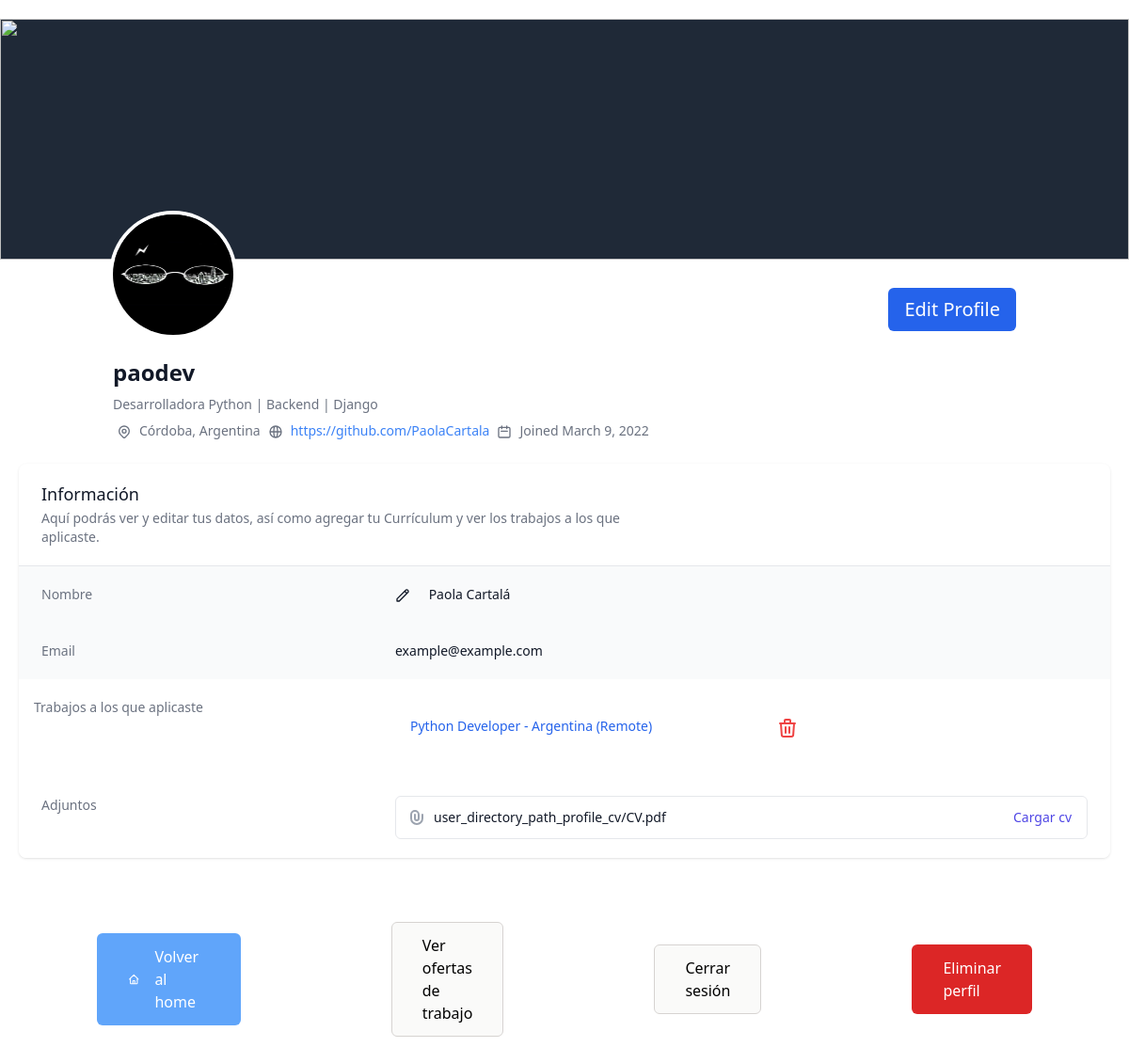
The page /1 on the database its author committed.
### home/models.py (models this page shows, shortened)
class UserProfile(models.Model):
    user = models.OneToOneField(User, primary_key=True, on_delete=models.CASCADE, related_name='profile')
    is_professional = models.BooleanField(default=True)
    avatar = models.ImageField(default='users/user-default-profile.png', upload_to='user_directory_path_profile')
    bio = models.TextField(max_length=300, null=True, blank=True)
    date_created = models.DateField(auto_now_add=True)
    url = models.CharField(max_length=100, null=True, blank=True)
    location = models.CharField(max_length=50, null=True, blank=True)
    cv = models.FileField(blank=True, upload_to='user_directory_path_profile_cv')
    job_offer_id = models.ManyToManyField(Offer, blank=True)

class User(AbstractUser):
    id = models.AutoField(primary_key=True)

class Offer(models.Model):
    title = models.CharField("Título", max_length=150)
    logo = models.ImageField(default='offer/offer-default-logo.png', upload_to='user_directory_path_logo')
    company = models.CharField("Compañia", max_length=150)
    description = models.CharField("Descripción", max_length=2000)
    salary = models.IntegerField("Salario", default=0, blank=True)
    modality = models.CharField("Modalidad", choices=MODALITY_CHOICES, max_length=50)
    location = models.CharField("Ubicación", max_length=150)

### home/views.py (the view)
# urls.py: path('<pk>', views.UserProfileView.as_view(), name='user-profile'),
class UserProfileView(DetailView):
    model = UserProfile
    def get(self, request, pk, *args, **kwargs):
        user = get_object_or_404(User, pk=pk)
        profile = UserProfile.objects.get(user=user)
        context = {
            'user': user,
            'profile': profile,
            'jobs': profile.job_offer_id.all(),
        }
        return render(request, 'home/userprofile_detail.html', context)

### home/templates/home/userprofile_detail.html (shortened to what this page needs)
{% extends './base-profile.html' %}
{% load static %}
{% load static tailwind_tags %}
{% load tailwind_filters %}
{% block extra_head %}
  {% tailwind_css %}
{% endblock %}
{% block body %}
<main class=' min-h-screen w-full py-5 overflow-x-hidden'>
    <div class="relative bg-gray-800 max-w-full">
        <div class="absolute inset-0">
            <img class="w-full h-full object-cover" src="https://michaelwashburnjr.com/hubfs/Imported_Blog_Media/python.jpg" alt="">
            <div class="absolute inset-0 mix-blend-multiply" aria-hidden="true"></div>
        </div>
        <div class="relative max-w-7xl mx-auto py-24 px-4 sm:py-32 sm:px-6 lg:px-8"></div>
    </div>
    <div class="md:grid md:gap-6 relative flex space-x-22 pt-4">
    <div class="mt-5 md:mt-0 ">
            <div class="max-w-5xl mx-auto px-4 sm:px-6 lg:px-8">
                <div class="-mt-12 sm:-mt-16 sm:flex sm:items-end sm:space-x-5">
                    <div class="flex">
                        <img class=" h-24 w-24 rounded-full ring-4 dark:ring-dark-second ring-white sm:h-32 sm:w-32 hover:bg-gray-100"
                        src="{{ profile.avatar.url }}" alt="{{ profile.user.username }} Profile Picture">
                    </div>
                    <div x-data="{ open: false }" @keydown.window.escape="open = false" class=" mt-6 sm:flex-1 sm:min-w-0 sm:flex sm:items-center sm:justify-end sm:space-x-6 sm:pb-1">
                        <div class="mt-6 flex flex-col justify-stretch space-y-3 sm:flex-row sm:space-y-0 sm:space-x-4">
                            {% if user.is_authenticated and user == profile.user %}
                            <a href="{% url 'home:edit-profile' user.id %}" class="inline-flex justify-center px-4 py-2 border border-transparent text-xl font-medium rounded-md text-white bg-blue-600 hover:bg-orange-700 focus:outline-none focus:ring-2 focus:ring-offset-2 focus:ring-orange-500">
                                <span>Edit Profile</span>
                            </a>
                            {% endif %}
                        </div>
                    </div>
                </div>
                <div class=" sm:block  mt-6 min-w-0 flex-1">
                    <h1 class="text-2xl font-bold dark:text-dark-txt text-gray-900 truncate">
                    {{profile.user.username}}
                    </h1>
                </div>
                {% if profile.bio %}
                <p class="mt-2 max-w-4xl text-sm dark:text-dark-txt text-gray-500">{{profile.bio}}</p>
                {% endif %}
                <div class="inline-flex grid-cols-3">
                    {% if profile.location %}
                    <p class="mt-2 max-w-4xl text-sm mx-1 text-gray-500 cursor-default">
                    {{profile.location}}
                    </p>
                    {% endif %}
                    {% if profile.url %}
                    <p class="mt-2 max-w-4xl text-sm mx-1 dark:text-dark-txt text-gray-500 cursor-default">
                    <a class="text-blue-500 hover:text-blue-900" href="{{profile.url}}" target="_blank" rel="nofollow">{{profile.url}}</a>
                    </p>
                    {% endif %}
                    {% if profile.date_created %}
                    <p class="mt-2 max-w-4xl text-sm mx-1 text-gray-500 cursor-default">
                    <svg xmlns="http://www.w3.org/2000/svg" class="h-4 w-4 mr-2 inline-block" fill="none" viewBox="0 0 24 24" stroke="currentColor">
                        <path stroke-linecap="round" stroke-linejoin="round" stroke-width="2" d="M8 7V3m8 4V3m-9 8h10M5 21h14a2 2 0 002-2V7a2 2 0 00-2-2H5a2 2 0 00-2 2v12a2 2 0 002 2z" />
                    </svg>Joined {{profile.date_created}}
                    </p>
                    {% endif %}
                </div>
            </div>
        </div>
            {% if user.is_authenticated %}
            <div class="mx-5 bg-white shadow overflow-hidden sm:rounded-lg">
                <div class="px-4 py-5 sm:px-6">
                    <h3 class="text-lg leading-6 font-medium text-gray-900">Información</h3>
                    <p class="mt-1 max-w-2xl text-sm text-gray-500">Aquí podrás ver y editar tus datos, así como agregar tu Currículum y ver los trabajos a los que aplicaste.</p>
                </div>
                <div class="border-t border-gray-200">
                    <dl>
                        <div class="bg-gray-50 px-4 py-5 sm:grid sm:grid-cols-3 sm:gap-4 sm:px-6">
                            <dt class="flex text-sm font-medium text-gray-500">Nombre</dt>
                            <dd class="mt-1 text-sm text-gray-900 sm:mt-0 sm:col-span-2">
                                <a href="{% url 'home:edit-user' user.id %}"><svg xmlns="http://www.w3.org/2000/svg" class="h-4 w-4 mr-2 inline-block" fill="none" viewBox="0 0 24 24" stroke="currentColor" stroke-width="2">
                                <path stroke-linecap="round" stroke-linejoin="round" d="M15.232 5.232l3.536 3.536m-2.036-5.036a2.5 2.5 0 113.536 3.536L6.5 21.036H3v-3.572L16.732 3.732z" />
                                </svg></a>
                                <span class="ml-2 flex-1 w-0 truncate"> {{ user.first_name}} {{ user.last_name }} </span>
                            </dd>
                        </div>
                        <div class="bg-gray-50 px-4 py-5 sm:grid sm:grid-cols-3 sm:gap-4 sm:px-6">
                            <dt class="text-sm font-medium text-gray-500">Email</dt>
                            <dd class="mt-1 text-sm text-gray-900 sm:mt-0 sm:col-span-2">{{ user.email }}</dd>
                        </div>
                        <div class="bg-white px-4 py-5 grid grid-cols-3 auto-cols-max">
                            <dt class="text-sm font-medium text-gray-500">Trabajos a los que aplicaste</dt>
                            <dd class="grid w-screen max-auto text-sm text-gray-900">
                            {% if jobs %}
                                {% for job in jobs %}
                                    <div class="px-4 py-5 sm:grid sm:grid-cols-3 sm:gap-4 sm:px-6">
                                        <a href="{% url 'home:job-view' job.id %}" class="font-medium text-blue-600 hover:text-orange-500">{{ job.title }}</a>
                                        <a href="{% url 'home:job-delete' job.id %}">
                                        </a>
                                    </div>
                                {% endfor %}
                            {% else %}
                                <a href="{% url 'home:jobs' %}" class="font-medium text-blue-600 hover:text-orange-500">Aplicar a ofertas de trabajo</a>
                            {% endif %}
                            </dd>
                        </div>
                        <div class="bg-white px-4 py-5 sm:grid sm:grid-cols-3 sm:gap-4 sm:px-6">
                            {% if user.is_authenticated and user.profile.is_professional and user == profile.user %}
                            <dt class="text-sm font-medium text-gray-500">Adjuntos</dt>
                                <dd class="mt-1 text-sm text-gray-900 sm:mt-0 sm:col-span-2">
                                    <ul role="list" class="border border-gray-200 rounded-md divide-y divide-gray-200">
                                        <li class="pl-3 pr-4 py-3 flex items-center justify-between text-sm">
                                            <div class="w-0 flex-1 flex items-center">
                                                <span class="ml-2 flex-1 w-0 truncate"> {{ user.profile.cv }} </span>
                                            </div>
                                            <div class="ml-4 flex-shrink-0">
                                                <a href="{% url 'home:edit-profile' user.id %}" class="font-medium text-indigo-600 hover:text-indigo-500"> Cargar cv </a>
                                            </div>
                                        </li>
                                    </ul>
                                </dd>
                            {% endif %}
                        </div>
                    </dl>
                </div>
            </div>
            {% endif %}
        </div>
        <div class="min-h-full flex items-center justify-center py-12 px-4 sm:px-6 lg:px-8">
            <a href="{% url 'home:index' %}" class="mt-5 mx-20 max-w-2xl bg-blue-400 border border-transparent rounded-md py-3 px-8 flex items-center justify-center text-base font-medium text-white hover:bg-blue-500 focus:outline-none focus:ring-2 focus:ring-offset-2 focus:ring-blue-500">
               Volver al home</a>
            <a href="{% url 'home:jobs' %}" class="mt-5 mx-20 max-w-2xl bg-stone-50 border border-stone-300 rounded-md py-3 px-8 flex items-center justify-center text-base font-medium hover:bg-stone-300 focus:outline-none focus:ring-2 focus:ring-offset-2 focus:stone-500">Ver ofertas de trabajo</a>
            <a href="{% url 'home:logout' %}" class="mt-5 mx-20 max-w-2xl bg-stone-50 border border-stone-300 rounded-md py-3 px-8 flex items-center justify-center text-base font-medium hover:bg-stone-300 focus:outline-none focus:ring-2 focus:ring-offset-2 focus:stone-500">Cerrar sesión</a>
            <a href="{% url 'home:delete' user.id %}" class="mt-5 mx-20 max-w-2xl bg-red-600 border border-transparent rounded-md py-3 px-8 flex items-center justify-center text-base font-medium text-white hover:bg-red-700 focus:outline-none focus:ring-2 focus:ring-offset-2 focus:ring-red-500">Eliminar perfil</a>
        </div>
</main>
{% endblock %}

### rows shown on the page
UserProfile: avatar (picture), user.username "paodev", bio "Desarrolladora Python | Backend | Django", location "Córdoba, Argentina", url "https://github.com/PaolaCartala", date_created "March 9, 2022"
User: first_name "Paola", last_name "Cartalá", email "example@example.com", profile.cv "user_directory_path_profile_cv/CV.pdf"
Offer: title "Python Developer - Argentina (Remote)"
